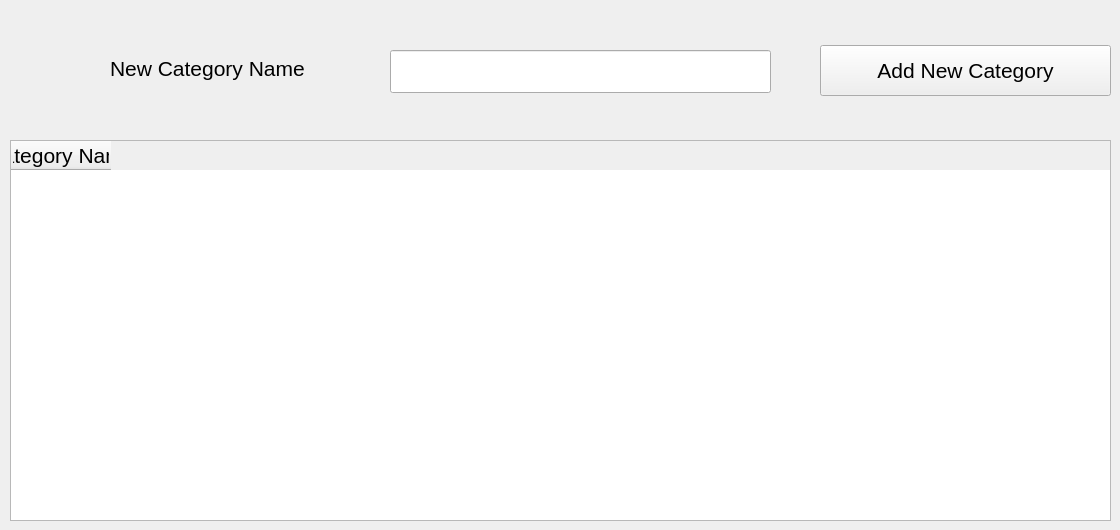
      <widget class="QWidget" name="categories">
       <attribute name="title">
        <string>Categories</string>
       </attribute>
       <widget class="QTableWidget" name="tableWidget_2">
        <property name="geometry">
         <rect>
          <x>10</x>
          <y>140</y>
          <width>1101</width>
          <height>381</height>
         </rect>
        </property>
        <property name="sizeIncrement">
         <size>
          <width>0</width>
          <height>0</height>
         </size>
        </property>
        <property name="font">
         <font>
          <pointsize>16</pointsize>
         </font>
        </property>
        <column>
         <property name="text">
          <string>Category Name</string>
         </property>
        </column>
       </widget>
       <widget class="QLabel" name="new_category_name_label">
        <property name="geometry">
         <rect>
          <x>110</x>
          <y>50</y>
          <width>247</width>
          <height>37</height>
         </rect>
        </property>
        <property name="font">
         <font>
          <pointsize>16</pointsize>
         </font>
        </property>
        <property name="text">
         <string>New Category Name</string>
        </property>
       </widget>
       <widget class="QLineEdit" name="new_category_lineEdit">
        <property name="geometry">
         <rect>
          <x>390</x>
          <y>50</y>
          <width>381</width>
          <height>43</height>
         </rect>
        </property>
        <property name="font">
         <font>
          <pointsize>16</pointsize>
         </font>
        </property>
       </widget>
       <widget class="QPushButton" name="add_new_category_pushButton">
        <property name="geometry">
         <rect>
          <x>820</x>
          <y>45</y>
          <width>291</width>
          <height>51</height>
         </rect>
        </property>
        <property name="font">
         <font>
          <pointsize>16</pointsize>
         </font>
        </property>
        <property name="text">
         <string>Add New Category</string>
        </property>
       </widget>
      </widget>
